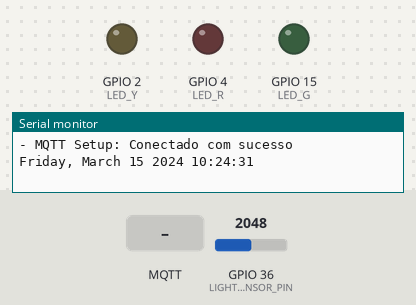
The sketch below on a simulated ESP32. On the bench: output pins drawn as LEDs (lit = HIGH), the last lines printed to the serial monitor. The test bench sets the inputs (shaded band); at power-on: GPIO 36 (LIGHT_SENSOR_PIN) = 2048. WiFi joins after 1.5 s; servers stay silent unless stated; the local clock reads 2024-03-15 10:24:30 at power-on unless the sketch sets it; no MQTT or app messages arrive unless stated.

Above: at 2.7 s.
2.8 s: MQTT message "R1" arrives on the first subscribed topic
At 3.6 s:
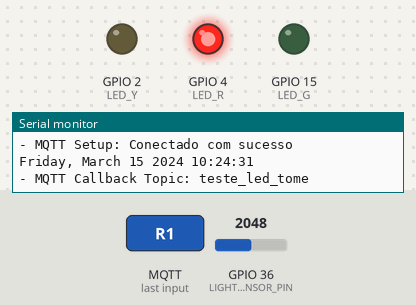
4.3 s: MQTT message "V1" arrives on the first subscribed topic
At 5.5 s:
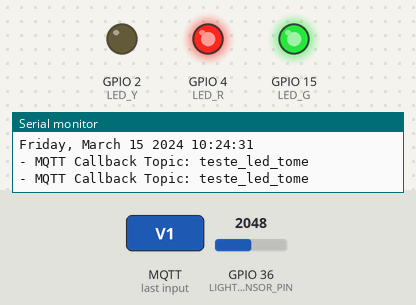
5.8 s: MQTT message "A1" arrives on the first subscribed topic
At 6.6 s:
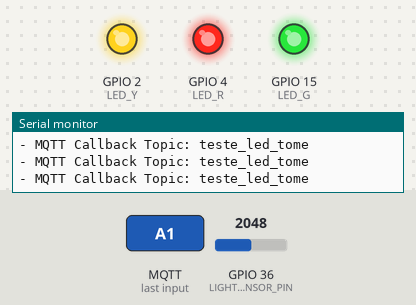
7.3 s: MQTT message "R1" arrives on the first subscribed topic
At 8.5 s:
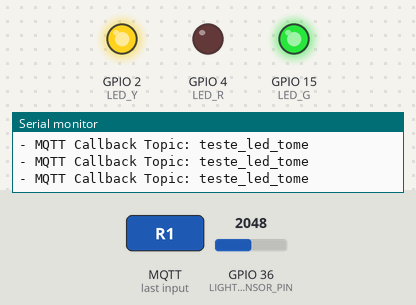
8.8 s: MQTT message "V1" arrives on the first subscribed topic
At 9.2 s:
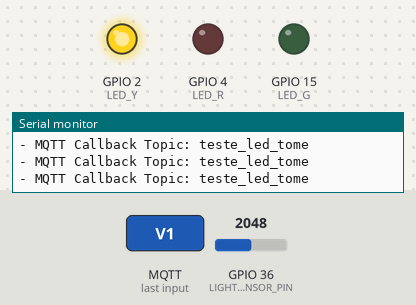
Timing chart, 0 to 11.3 s (numbered marks = the images above; inputs shaded):
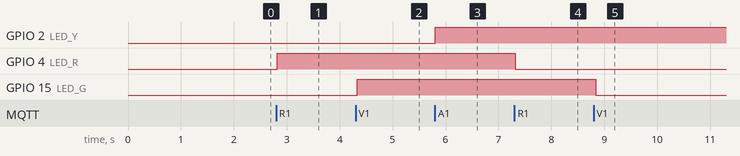

The sketch:

esp32-app-mqtt.ino
```cpp
#include <WiFi.h>
#include <PubSubClient.h>
#include <ESPmDNS.h>
#include "time.h"

// WiFi Connection set
#define NET_SSID "Desktop_F5770510"
#define NET_PASSWORD "neno1793BIA"

// MQTT Connection set
#define MQTT_ID "alessandro_teste_mills"
#define MQTT_BROKER "broker.hivemq.com"
#define MQTT_PORT 1883
#define MQTT_MILLIS_TOPIC "teste_mills_tome"
#define MQTT_LED_TOPIC "teste_led_tome"
#define MQTT_LED_TOPIC_STATUS_R "teste_led_tome_status_red"
#define MQTT_LED_TOPIC_STATUS_G "teste_led_tome_status_green"
#define MQTT_LED_TOPIC_STATUS_Y "teste_led_tome_status_yellow"
#define MQTT_LDR "teste_ldr_tome"

#define LIGHT_SENSOR_PIN 36
#define LED_R 4
#define LED_G 15
#define LED_Y 2
#define BUTTON 23

bool red = 0;
bool green = 0;
bool yellow = 0;
bool estadoButton = 0;
bool estadoAnterior = 0;
int analogValue = 0;

const char* ntpServer = "pool.ntp.org";
const long  gmtOffset_sec = 0;
const int   daylightOffset_sec = -3600*3;

// Define net client
WiFiClient espClient;

// Define mqtt client
PubSubClient MQTT(espClient);
char millis_str[10] = "";
char ldr_str[5] = "";

//----------------------------------------------------------------------------------------------------------------//
int hora_r_on   = 19 ;
int min_r_on    = 31;
int hora_g_on   = 15;
int min_g_on    = 24;
int hora_y_on   = 15;
int min_y_on    = 26;
//***********************************************************************************************************//
int hora_r_off   = 19;
int min_r_off    = 33;
int hora_g_off   = 15;
int min_g_off    = 32;
int hora_y_off   = 15;
int min_y_off    = 34;
//--------------------------------------------------------------------------------------------------------------//

void printLocalTime()
{
  struct tm timeinfo;
  if(!getLocalTime(&timeinfo)){
    Serial.println("Falha ao obter a hora");
    return;
  }
  Serial.println(&timeinfo, "%A, %B %d %Y %H:%M:%S");
}


void setupWIFI() {
  if (WiFi.status() == WL_CONNECTED) {
    return;
  } else {
    // Connect with WiFi

    Serial.println();
    Serial.print("Connecting to");
    Serial.println(NET_SSID);

    WiFi.begin(NET_SSID, NET_PASSWORD);

    // Loop para checar a conexão

    while (WiFi.status() != WL_CONNECTED) {
      delay(500);
      Serial.print(".");
    }

    // Display connection info

    Serial.println("");
    Serial.println("WiFi connected");
    Serial.println("IP Address:");
    Serial.println(WiFi.localIP());
  }
}

void setupMQTT() {
  // Config MQTT Broker connection

  MQTT.setServer(MQTT_BROKER, MQTT_PORT);
  MQTT.setCallback(mqtt_ifrj_callback);

  // Conn exec

  while (!MQTT.connected()) {
    Serial.print("- MQTT Setup: Tentando se conectar ao Broker MQTT: ");
    Serial.println(MQTT_BROKER);

    if (MQTT.connect(MQTT_ID)) {
      Serial.println("- MQTT Setup: Conectado com sucesso");
      MQTT.subscribe(MQTT_LED_TOPIC);
    } else {
      Serial.println("- MQTT Setup: Falha ao se conectar, tentando novamente em 2s");
      delay(2000);
    }
  }
}

void setup(void) {
  // Set baudrate of serial com
  Serial.begin(115200);

  // Pinmode
  pinMode(LED_R, OUTPUT);
  pinMode(LED_G, OUTPUT);
  pinMode(LED_Y, OUTPUT);
  pinMode(BUTTON, INPUT_PULLUP);

  // Call setup wifi
  setupWIFI();
  // Call setup mqtt
  setupMQTT();
  configTime(gmtOffset_sec, daylightOffset_sec, ntpServer);
  printLocalTime();

}

void loop(void) {
  acionar_hora();
  analogValue = analogRead(LIGHT_SENSOR_PIN);
  //sprintf(millis_str, "%d", millis());  // store printf of data (millis)
  sprintf(ldr_str, "%d", analogValue);  // store printf of data (millis)
  String rString = red ? "true" : "false";
  String gString = green ? "true" : "false";
  String yString = yellow ? "true" : "false";
  MQTT.publish(MQTT_LDR, ldr_str);
  //MQTT.publish(MQTT_MILLIS_TOPIC, millis_str);  // publish in topic
  MQTT.publish(MQTT_LED_TOPIC_STATUS_R, rString.c_str());
  MQTT.publish(MQTT_LED_TOPIC_STATUS_G, gString.c_str());
  MQTT.publish(MQTT_LED_TOPIC_STATUS_Y, yString.c_str());

  // Serial.println(ldr_str);
  setupWIFI();
  setupMQTT();
  MQTT.loop();


  //acender_led();
}

// Callback function
// Called when data is received in one of topics
void mqtt_ifrj_callback(char* topic, byte* payload, unsigned int length) {
  String msg;
  Serial.print("- MQTT Callback Topic: ");
  Serial.println(topic);


  //obtem a string do payload recebido
  for (int i = 0; i < length; i++) {
    char c = (char)payload[i];
    msg += c;
  }
  //Controlando LED VERMELHO
  if (msg.equals("R1") ) {
    red = !red;
    digitalWrite(LED_R, red);
  }
  //Controlando LED VERDE
  if (msg.equals("V1")) {
    green = !green;
    digitalWrite(LED_G, green);
  }
  //Controlando LED AMARELO
  if (msg.equals("A1") ) {
    yellow = !yellow;
    digitalWrite(LED_Y, yellow);
  }
}

void acender_led() {
  estadoButton = digitalRead(BUTTON);

  if (estadoButton != estadoAnterior) {
    if (estadoButton == LOW) {
      red = !digitalRead(LED_R);
      digitalWrite(LED_R, red);
    }
    delay(50);  // Debounce - pequeno atraso para evitar flutuações rápidas do botão
  }

  estadoAnterior = estadoButton;
}
void acionar_hora(){

  struct tm timeinfo;
  if(!getLocalTime(&timeinfo)){
    Serial.println("Falha ao obter a hora");
    return;
  }
  if (timeinfo.tm_hour == hora_r_on && timeinfo.tm_min == min_r_on ) {
    digitalWrite(LED_R, HIGH);
    red = digitalRead(LED_R);
   }
  if (timeinfo.tm_hour == hora_r_off && timeinfo.tm_min == min_r_off ) {
    digitalWrite(LED_R, LOW);
    red = digitalRead(LED_R);
   }
   //------------------------------------------------------------------//
  if (timeinfo.tm_hour == hora_g_on  && timeinfo.tm_min == min_g_on  ) {
    digitalWrite(LED_G, HIGH);
    green = digitalRead(LED_G);
  }
  if (timeinfo.tm_hour == hora_g_off  && timeinfo.tm_min == min_g_off  ) {
    digitalWrite(LED_G, LOW);
    green = digitalRead(LED_G);
  }
  //--------------------------------------------------------------------//
  if (timeinfo.tm_hour == hora_y_on  && timeinfo.tm_min == min_y_on ) {
    digitalWrite(LED_Y, HIGH);
    yellow = digitalRead(LED_Y);
  }
  if (timeinfo.tm_hour == hora_y_off  && timeinfo.tm_min == min_y_off ) {
    digitalWrite(LED_Y, LOW);
    yellow = digitalRead(LED_Y);
  }
  delay(50);

  }
```

Measured:
- after the input at 2.8 s, GPIO 4 (LED_R): LOW → HIGH at once
- after the input at 4.3 s, GPIO 15 (LED_G): LOW → HIGH at once
- after the input at 5.8 s, GPIO 2 (LED_Y): LOW → HIGH at once
- after the input at 7.3 s, GPIO 4 (LED_R): HIGH → LOW at once
- after the input at 8.8 s, GPIO 15 (LED_G): HIGH → LOW at once
